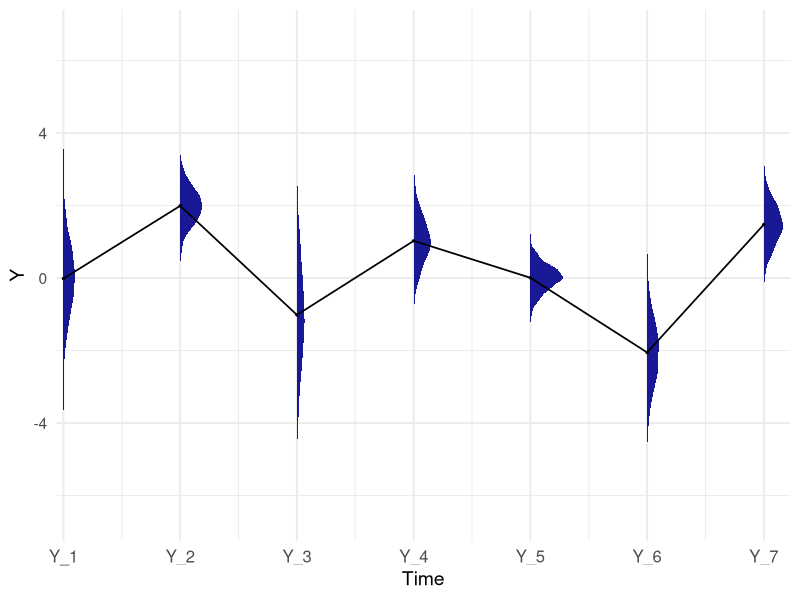

Recreate this plot in R.
library(ggplot2)
library(dplyr)
library(purrr)

t_vals <- 1:7

set.seed(16102001)
dens_sources <- list(
  rnorm(1000, mean = 0, sd = 1),
  rnorm(1000, mean = 2, sd = 0.5),
  rnorm(1000, mean = -1, sd = 1.5),
  rnorm(1000, mean = 1, sd = 0.7),
  rnorm(1000, mean = 0, sd = 0.4),
  rnorm(1000, mean = -2, sd = 1),
  rnorm(1000, mean = 1.5, sd = 0.6)
)

expansion_factor <- 0.25

dens_list <- map(dens_sources, density)

dens_df <- map2_dfr(dens_list, t_vals, function(dens, t) {
  data.frame(
    t = t + dens$y * expansion_factor,
    y = dens$x,
    grupo = paste0("Y", t)
  )
})

mean_df <- map2_dfr(dens_sources, t_vals, function(x, t) {
  data.frame(
    t = t,
    y = mean(x)
  )
})

ggplot() +
  geom_polygon(data = dens_df, aes(x = t, y = y, group = grupo), 
               fill = "darkblue", alpha = 0.9) +
  geom_line(data = mean_df, aes(x = t, y = y), color = "black", linewidth = 0.6) +
  geom_point(data = mean_df, aes(x = t, y = y), color = "black", size = 0.5) +
  scale_x_continuous(
    breaks = t_vals,
    labels = paste0("Y_", t_vals),
    expand = expansion(mult = c(0.01, 0.01))
  ) +
  labs(x = "Time", y = "Y") +
  theme_minimal(base_size = 14) +
  theme(axis.text.x = element_text(size = 12),
        axis.title = element_text(size = 14))

